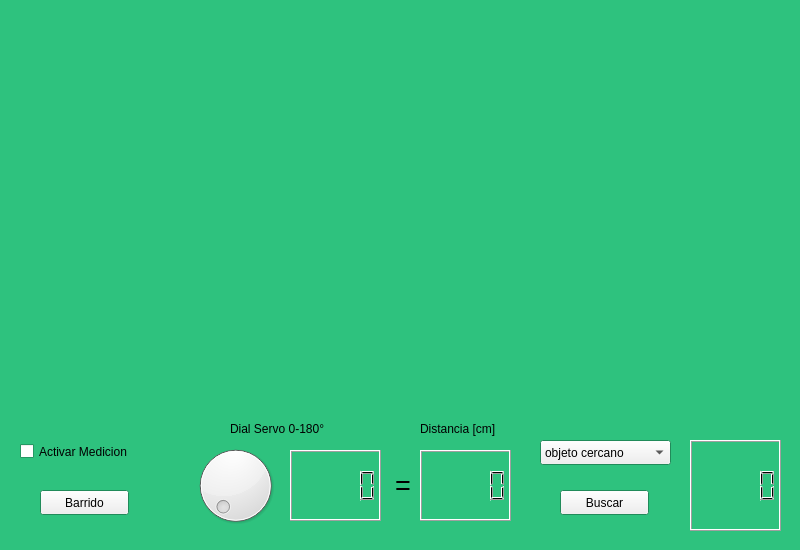
<?xml version="1.0" encoding="UTF-8"?>
<ui version="4.0">
 <class>MainWindow</class>
 <widget class="QMainWindow" name="MainWindow">
  <property name="geometry">
   <rect>
    <x>0</x>
    <y>0</y>
    <width>800</width>
    <height>550</height>
   </rect>
  </property>
  <property name="palette">
   <palette>
    <active>
     <colorrole role="Window">
      <brush brushstyle="SolidPattern">
       <color alpha="255">
        <red>46</red>
        <green>194</green>
        <blue>126</blue>
       </color>
      </brush>
     </colorrole>
    </active>
    <inactive>
     <colorrole role="Window">
      <brush brushstyle="SolidPattern">
       <color alpha="255">
        <red>46</red>
        <green>194</green>
        <blue>126</blue>
       </color>
      </brush>
     </colorrole>
    </inactive>
    <disabled>
     <colorrole role="Base">
      <brush brushstyle="SolidPattern">
       <color alpha="255">
        <red>46</red>
        <green>194</green>
        <blue>126</blue>
       </color>
      </brush>
     </colorrole>
     <colorrole role="Window">
      <brush brushstyle="SolidPattern">
       <color alpha="255">
        <red>46</red>
        <green>194</green>
        <blue>126</blue>
       </color>
      </brush>
     </colorrole>
    </disabled>
   </palette>
  </property>
  <property name="windowTitle">
   <string>MainWindow</string>
  </property>
  <widget class="QWidget" name="centralwidget">
   <widget class="QCheckBox" name="checkBox">
    <property name="geometry">
     <rect>
      <x>20</x>
      <y>440</y>
      <width>141</width>
      <height>23</height>
     </rect>
    </property>
    <property name="text">
     <string>Activar Medicion</string>
    </property>
   </widget>
   <widget class="QChartView" name="widget" native="true">
    <property name="geometry">
     <rect>
      <x>9</x>
      <y>10</y>
      <width>781</width>
      <height>401</height>
     </rect>
    </property>
   </widget>
   <widget class="QDial" name="dial">
    <property name="geometry">
     <rect>
      <x>180</x>
      <y>440</y>
      <width>111</width>
      <height>91</height>
     </rect>
    </property>
    <property name="maximum">
     <number>180</number>
    </property>
   </widget>
   <widget class="QLCDNumber" name="lcdNumber">
    <property name="geometry">
     <rect>
      <x>290</x>
      <y>450</y>
      <width>91</width>
      <height>71</height>
     </rect>
    </property>
   </widget>
   <widget class="QPushButton" name="pushButton">
    <property name="geometry">
     <rect>
      <x>560</x>
      <y>490</y>
      <width>89</width>
      <height>25</height>
     </rect>
    </property>
    <property name="text">
     <string>Buscar</string>
    </property>
   </widget>
   <widget class="QPushButton" name="pushButton_2">
    <property name="geometry">
     <rect>
      <x>40</x>
      <y>490</y>
      <width>89</width>
      <height>25</height>
     </rect>
    </property>
    <property name="text">
     <string>Barrido</string>
    </property>
   </widget>
   <widget class="QComboBox" name="comboBox">
    <property name="geometry">
     <rect>
      <x>540</x>
      <y>440</y>
      <width>131</width>
      <height>25</height>
     </rect>
    </property>
    <item>
     <property name="text">
      <string>objeto cercano</string>
     </property>
    </item>
    <item>
     <property name="text">
      <string>objeto lejano</string>
     </property>
    </item>
   </widget>
   <widget class="QLCDNumber" name="lcdNumber_2">
    <property name="geometry">
     <rect>
      <x>690</x>
      <y>440</y>
      <width>91</width>
      <height>91</height>
     </rect>
    </property>
   </widget>
   <widget class="QLabel" name="label">
    <property name="geometry">
     <rect>
      <x>420</x>
      <y>420</y>
      <width>111</width>
      <height>17</height>
     </rect>
    </property>
    <property name="text">
     <string>Distancia [cm]</string>
    </property>
   </widget>
   <widget class="QLCDNumber" name="lcdNumber_3">
    <property name="geometry">
     <rect>
      <x>420</x>
      <y>450</y>
      <width>91</width>
      <height>71</height>
     </rect>
    </property>
   </widget>
   <widget class="QLabel" name="label_2">
    <property name="geometry">
     <rect>
      <x>380</x>
      <y>470</y>
      <width>31</width>
      <height>31</height>
     </rect>
    </property>
    <property name="font">
     <font>
      <pointsize>20</pointsize>
     </font>
    </property>
    <property name="text">
     <string>  =</string>
    </property>
   </widget>
   <widget class="QLabel" name="label_3">
    <property name="geometry">
     <rect>
      <x>230</x>
      <y>420</y>
      <width>121</width>
      <height>17</height>
     </rect>
    </property>
    <property name="text">
     <string>Dial Servo 0-180°</string>
    </property>
   </widget>
  </widget>
 </widget>
 <customwidgets>
  <customwidget>
   <class>QChartView</class>
   <extends>QWidget</extends>
   <header>qchartview.h</header>
   <container>1</container>
  </customwidget>
 </customwidgets>
 <resources/>
 <connections/>
</ui>
